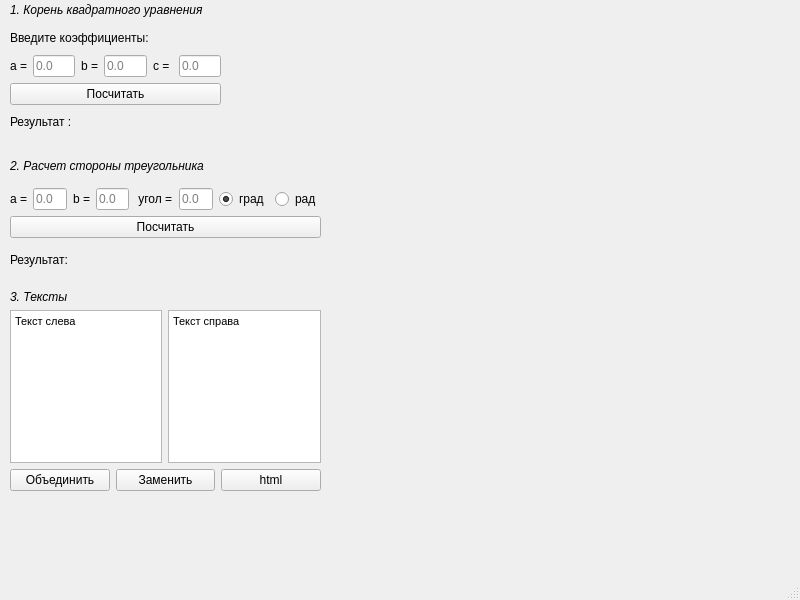
<?xml version="1.0" encoding="UTF-8"?>
<ui version="4.0">
 <class>MainWindow</class>
 <widget class="QMainWindow" name="MainWindow">
  <property name="geometry">
   <rect>
    <x>0</x>
    <y>0</y>
    <width>800</width>
    <height>600</height>
   </rect>
  </property>
  <property name="windowTitle">
   <string>Qt Lesson 1 HW</string>
  </property>
  <widget class="QWidget" name="centralwidget">
   <widget class="QWidget" name="verticalLayoutWidget">
    <property name="geometry">
     <rect>
      <x>10</x>
      <y>0</y>
      <width>211</width>
      <height>141</height>
     </rect>
    </property>
    <layout class="QVBoxLayout" name="verticalLayout">
     <property name="bottomMargin">
      <number>9</number>
     </property>
     <item>
      <widget class="QLabel" name="label">
       <property name="text">
        <string>&lt;html&gt;&lt;head/&gt;&lt;body&gt;&lt;p&gt;&lt;span style=&quot; font-style:italic;&quot;&gt;1. Корень квадратного уравнения&lt;/span&gt;&lt;/p&gt;&lt;/body&gt;&lt;/html&gt;</string>
       </property>
      </widget>
     </item>
     <item>
      <widget class="QLabel" name="label_4">
       <property name="text">
        <string>Введите коэффициенты:</string>
       </property>
      </widget>
     </item>
     <item>
      <layout class="QHBoxLayout" name="horizontalLayout">
       <item>
        <widget class="QLabel" name="label_2">
         <property name="text">
          <string>a =</string>
         </property>
        </widget>
       </item>
       <item>
        <widget class="QLineEdit" name="aLineInput">
         <property name="text">
          <string/>
         </property>
         <property name="placeholderText">
          <string>0.0</string>
         </property>
        </widget>
       </item>
       <item>
        <widget class="QLabel" name="label_3">
         <property name="text">
          <string>b =</string>
         </property>
        </widget>
       </item>
       <item>
        <widget class="QLineEdit" name="bLineInput">
         <property name="placeholderText">
          <string>0.0</string>
         </property>
        </widget>
       </item>
       <item>
        <widget class="QLabel" name="label_5">
         <property name="text">
          <string>c = </string>
         </property>
        </widget>
       </item>
       <item>
        <widget class="QLineEdit" name="cLineInput">
         <property name="placeholderText">
          <string>0.0</string>
         </property>
        </widget>
       </item>
      </layout>
     </item>
     <item>
      <widget class="QPushButton" name="calcButton_1">
       <property name="text">
        <string>Посчитать</string>
       </property>
      </widget>
     </item>
     <item>
      <layout class="QHBoxLayout" name="horizontalLayout_2">
       <item>
        <widget class="QLabel" name="label_7">
         <property name="text">
          <string>Результат :</string>
         </property>
        </widget>
       </item>
       <item>
        <widget class="QLabel" name="resultLabel">
         <property name="text">
          <string/>
         </property>
        </widget>
       </item>
      </layout>
     </item>
    </layout>
   </widget>
   <widget class="QWidget" name="verticalLayoutWidget_2">
    <property name="geometry">
     <rect>
      <x>10</x>
      <y>150</y>
      <width>311</width>
      <height>126</height>
     </rect>
    </property>
    <layout class="QVBoxLayout" name="verticalLayout_2">
     <item>
      <widget class="QLabel" name="label_6">
       <property name="text">
        <string>&lt;html&gt;&lt;head/&gt;&lt;body&gt;&lt;p&gt;&lt;span style=&quot; font-style:italic;&quot;&gt;2. Расчет стороны треугольника&lt;/span&gt;&lt;/p&gt;&lt;/body&gt;&lt;/html&gt;</string>
       </property>
      </widget>
     </item>
     <item>
      <layout class="QHBoxLayout" name="horizontalLayout_3">
       <item>
        <widget class="QLabel" name="label_8">
         <property name="text">
          <string>а =</string>
         </property>
        </widget>
       </item>
       <item>
        <widget class="QLineEdit" name="aSideLineEdit">
         <property name="placeholderText">
          <string>0.0</string>
         </property>
        </widget>
       </item>
       <item>
        <widget class="QLabel" name="label_9">
         <property name="text">
          <string>b =</string>
         </property>
        </widget>
       </item>
       <item>
        <widget class="QLineEdit" name="bSideLineEdit">
         <property name="placeholderText">
          <string>0.0</string>
         </property>
        </widget>
       </item>
       <item>
        <widget class="QLabel" name="label_10">
         <property name="text">
          <string> угол =</string>
         </property>
        </widget>
       </item>
       <item>
        <widget class="QLineEdit" name="angleLineEdit">
         <property name="placeholderText">
          <string>0.0</string>
         </property>
        </widget>
       </item>
       <item>
        <widget class="QRadioButton" name="dergeeRadio">
         <property name="text">
          <string>град</string>
         </property>
         <property name="checked">
          <bool>true</bool>
         </property>
        </widget>
       </item>
       <item>
        <widget class="QRadioButton" name="radRadio">
         <property name="text">
          <string>рад</string>
         </property>
        </widget>
       </item>
      </layout>
     </item>
     <item>
      <widget class="QPushButton" name="calcButton_2">
       <property name="text">
        <string>Посчитать</string>
       </property>
      </widget>
     </item>
     <item>
      <layout class="QHBoxLayout" name="horizontalLayout_4">
       <item>
        <widget class="QLabel" name="label_12">
         <property name="text">
          <string>Результат:</string>
         </property>
        </widget>
       </item>
       <item>
        <widget class="QLabel" name="triangleResultLabel">
         <property name="text">
          <string/>
         </property>
        </widget>
       </item>
      </layout>
     </item>
    </layout>
   </widget>
   <widget class="QWidget" name="verticalLayoutWidget_3">
    <property name="geometry">
     <rect>
      <x>10</x>
      <y>290</y>
      <width>311</width>
      <height>201</height>
     </rect>
    </property>
    <layout class="QVBoxLayout" name="verticalLayout_3">
     <item>
      <widget class="QLabel" name="label_11">
       <property name="text">
        <string>&lt;i&gt;3. Тексты&lt;/i&gt;</string>
       </property>
      </widget>
     </item>
     <item>
      <layout class="QHBoxLayout" name="horizontalLayout_7">
       <item>
        <widget class="QTextEdit" name="leftText">
         <property name="html">
          <string>&lt;!DOCTYPE HTML PUBLIC &quot;-//W3C//DTD HTML 4.0//EN&quot; &quot;http://www.w3.org/TR/REC-html40/strict.dtd&quot;&gt;
&lt;html&gt;&lt;head&gt;&lt;meta name=&quot;qrichtext&quot; content=&quot;1&quot; /&gt;&lt;style type=&quot;text/css&quot;&gt;
p, li { white-space: pre-wrap; }
&lt;/style&gt;&lt;/head&gt;&lt;body style=&quot; font-family:'MS Shell Dlg 2'; font-size:8pt; font-weight:400; font-style:normal;&quot;&gt;
&lt;p style=&quot; margin-top:0px; margin-bottom:0px; margin-left:0px; margin-right:0px; -qt-block-indent:0; text-indent:0px;&quot;&gt;Текст слева&lt;/p&gt;&lt;/body&gt;&lt;/html&gt;</string>
         </property>
        </widget>
       </item>
       <item>
        <widget class="QTextEdit" name="rightText">
         <property name="html">
          <string>&lt;!DOCTYPE HTML PUBLIC &quot;-//W3C//DTD HTML 4.0//EN&quot; &quot;http://www.w3.org/TR/REC-html40/strict.dtd&quot;&gt;
&lt;html&gt;&lt;head&gt;&lt;meta name=&quot;qrichtext&quot; content=&quot;1&quot; /&gt;&lt;style type=&quot;text/css&quot;&gt;
p, li { white-space: pre-wrap; }
&lt;/style&gt;&lt;/head&gt;&lt;body style=&quot; font-family:'MS Shell Dlg 2'; font-size:8pt; font-weight:400; font-style:normal;&quot;&gt;
&lt;p style=&quot; margin-top:0px; margin-bottom:0px; margin-left:0px; margin-right:0px; -qt-block-indent:0; text-indent:0px;&quot;&gt;Текст справа&lt;/p&gt;&lt;/body&gt;&lt;/html&gt;</string>
         </property>
        </widget>
       </item>
      </layout>
     </item>
     <item>
      <layout class="QHBoxLayout" name="horizontalLayout_5">
       <item>
        <widget class="QPushButton" name="mergeTextButton">
         <property name="text">
          <string>Объединить</string>
         </property>
        </widget>
       </item>
       <item>
        <widget class="QPushButton" name="perlaceTextButton">
         <property name="text">
          <string>Заменить</string>
         </property>
        </widget>
       </item>
       <item>
        <widget class="QPushButton" name="htmlButton">
         <property name="text">
          <string>html</string>
         </property>
        </widget>
       </item>
      </layout>
     </item>
    </layout>
   </widget>
  </widget>
  <widget class="QMenuBar" name="menubar">
   <property name="geometry">
    <rect>
     <x>0</x>
     <y>0</y>
     <width>800</width>
     <height>21</height>
    </rect>
   </property>
  </widget>
  <widget class="QStatusBar" name="statusbar"/>
 </widget>
 <resources/>
 <connections/>
</ui>
